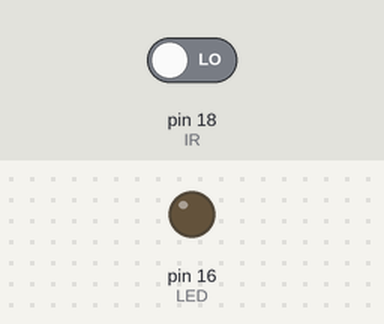
A program run on a simulated Raspberry Pi (header pin numbers). Shown: output pins drawn as LEDs (lit = HIGH). Inputs (shaded band) come from the test bench; at power-on: pin 18 (IR) LOW.

Above: at 1.2 s.
1.3 s: pin 18 (IR) driven HIGH
At 1.9 s:
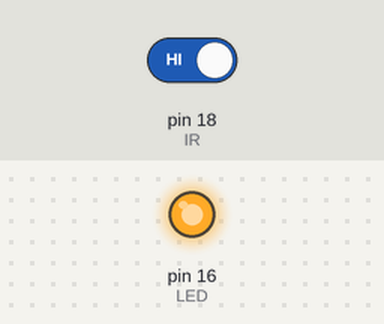
2.8 s: pin 18 (IR) driven LOW
At 4.2 s:
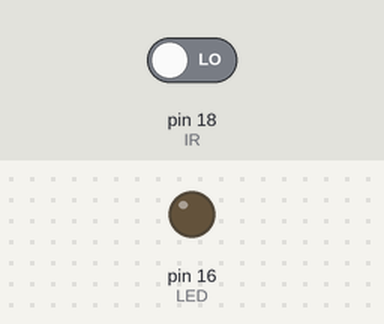
Timing chart, 0 to 5.8 s (numbered marks = the images above; inputs shaded):
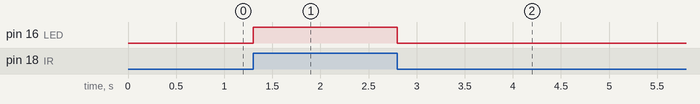

The program:

IR_LED.py
```python
import RPi.GPIO as gpio
import time

# Constants
LED = 16  # GPIO pin number for the LED
IR = 18   # GPIO pin number for the IR sensor

# GPIO Setup
gpio.setmode(gpio.BOARD)  # Use BOARD pin numbering
gpio.setup(LED, gpio.OUT)  # Set pin 16 as an output for the LED
gpio.setup(IR, gpio.IN)    # Set pin 18 as an input for the IR sensor

try:
    while True:  # Infinite loop
        if gpio.input(IR):  # Check if the IR sensor is activated
            gpio.output(LED, gpio.HIGH)  # Turn LED on
        else:
            gpio.output(LED, gpio.LOW)  # Turn LED off

except KeyboardInterrupt:  # Handle keyboard interrupt
    gpio.cleanup()  # Clean up GPIO settings
```

Measured:
- after the input at 1.3 s, pin 16 (LED): LOW → HIGH at once
- after the input at 2.8 s, pin 16 (LED): HIGH → LOW at once
